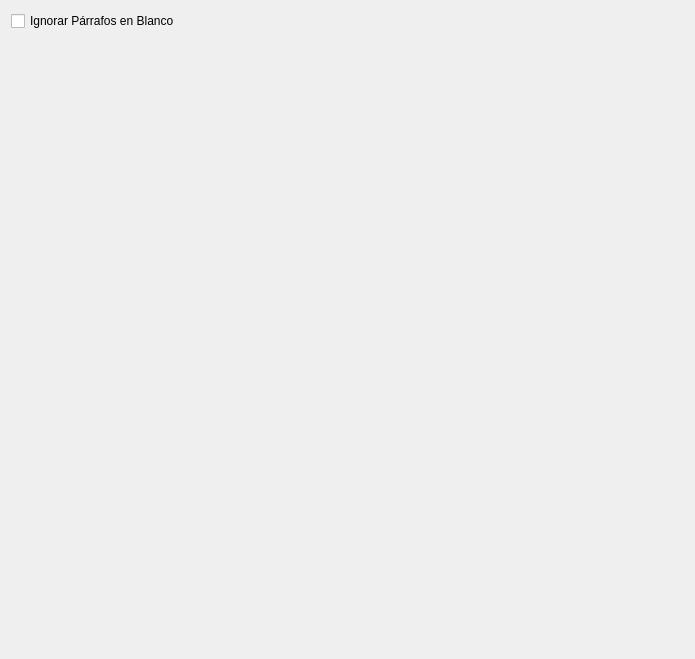
<?xml version="1.0" encoding="UTF-8"?>
<ui version="4.0">
 <class>DocxPreferences</class>
 <widget class="QWidget" name="DocxPreferences">
  <property name="geometry">
   <rect>
    <x>0</x>
    <y>0</y>
    <width>695</width>
    <height>659</height>
   </rect>
  </property>
  <property name="windowTitle">
   <string>Form</string>
  </property>
  <layout class="QGridLayout" name="gridLayout">
   <item row="1" column="0">
    <spacer name="verticalSpacer">
     <property name="orientation">
      <enum>Qt::Vertical</enum>
     </property>
     <property name="sizeHint" stdset="0">
      <size>
       <width>20</width>
       <height>40</height>
      </size>
     </property>
    </spacer>
   </item>
   <item row="0" column="0">
    <widget class="QCheckBox" name="ignoreEmptyParagraphsInput">
     <property name="toolTip">
      <string>Indica si los párrafos en blanco deben ignorarse, o reemplazarse por la 
clase &quot;salto&quot; de acuerdo al siguiente criterio:

Un párrafo en blanco, se reemplaza por la clase &quot;salto10&quot;.
Dos o más, por la clase &quot;salto25&quot;.</string>
     </property>
     <property name="text">
      <string>Ignorar Párrafos en Blanco</string>
     </property>
    </widget>
   </item>
  </layout>
 </widget>
 <resources/>
 <connections/>
</ui>
